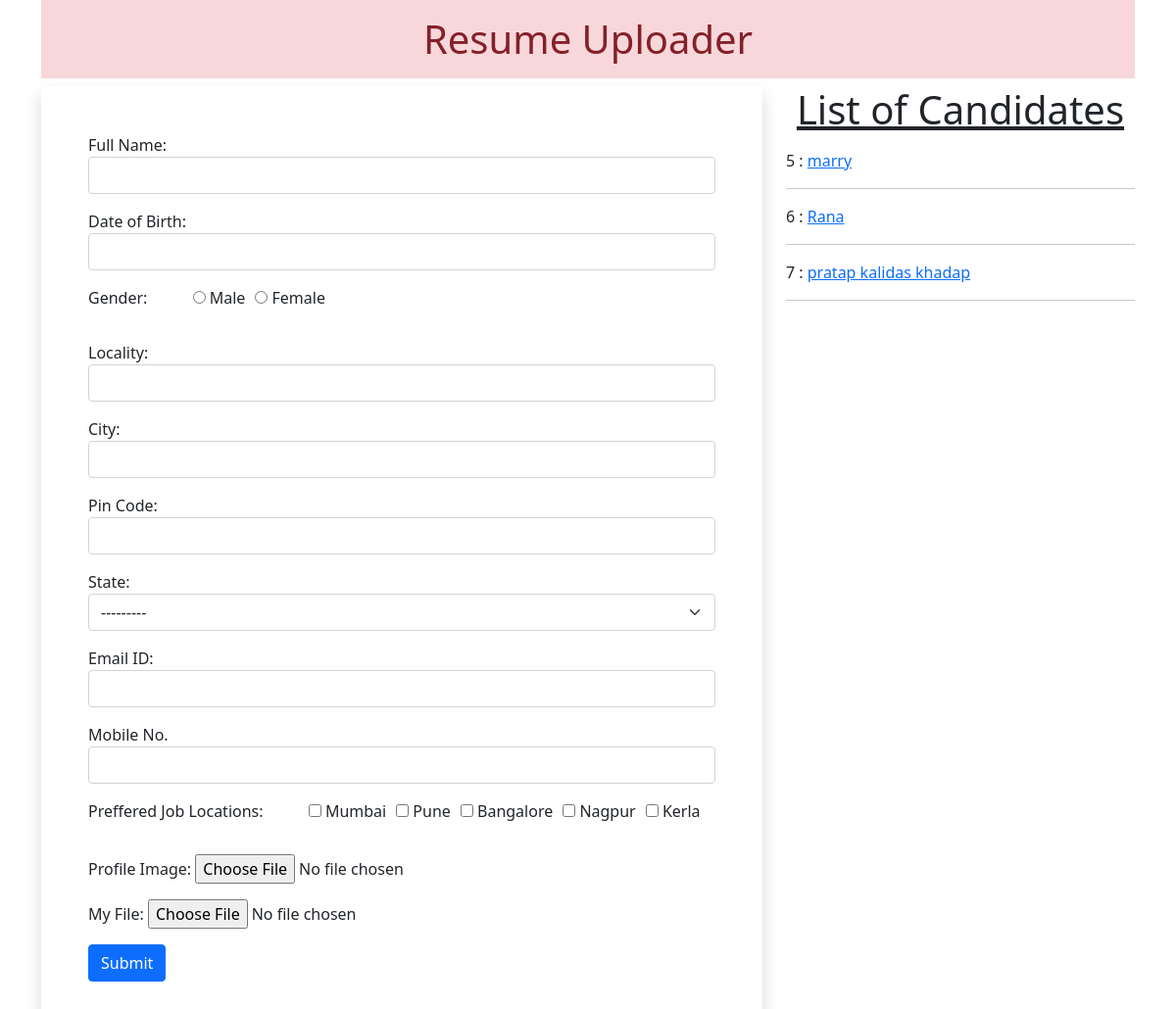
The page / on the database its author committed.
### upload/models.py (models this page shows)
class Resume(models.Model):
  name=models.CharField(max_length=100)
  dob=models.DateField(auto_now=False, auto_now_add=False)
  gender=models.CharField(max_length=100)
  locality=models.CharField(max_length=100)
  city=models.CharField(max_length=100)
  pin=models.PositiveIntegerField()
  state=models.CharField(choices=STATE_CHOICE,max_length=50)
  email=models.EmailField()
  mobile=models.PositiveIntegerField()
  job_city=models.CharField(max_length=100)
  profile_image=models.ImageField(upload_to='profileimg', blank=True)
  my_file=models.FileField(upload_to='doc', blank=True)
  DisplayFields=['id','name','dob','age','gender','locality','city','pin','state','email','mobile','job_city','profile_image','my_file']
  searchableFields=['name','gender']
  FilterFields=['state']
  @property
  def age(self):
    if(self.dob!=None):
      age=date.today().year - self.dob.year
      return age

### upload/views.py (the view, shortened to what this page needs)
# urls.py: path('', views.HomeView.as_view(), name='home'),
class HomeView(View):
  def get(self, request):
    form= ResumeForm()
    candidates=Resume.objects.all()
    return render(request, 'upload/home.html', {'form':form, 'candidates':candidates})

### upload/templates/upload/home.html (shortened to what this page needs)
<!DOCTYPE html>
{% load static %}
<html lang="en">
<head>
  <link href="https://cdn.jsdelivr.net/npm/bootstrap@5.0.0-beta2/dist/css/bootstrap.min.css" rel="stylesheet">
  <link rel="stylesheet" href="//code.jquery.com/ui/1.12.1/themes/base/jquery-ui.css">
  <link rel="stylesheet" href="{% static 'upload/css/style.css' %}">
</head>
<body>
  <div class="container mb-5">
    <h1 class="alert-danger text-center p-3">Resume Uploader</h1>
    <div class="row">
      <div class="col-sm-8">
        <form action="" method="post" enctype="multipart/form-data" class="shadow p-5">
        {% for fm in form %}
        <div class="form-group mb-3">
          {{fm.label_tag}} {{fm}} <small class="text-danger">{{fm.errors|striptags}} </small>
        </div>
        {% endfor %}
        <input type="submit" value="Submit" class="btn btn-primary">
        </form>
      </div>
      <div class="col-sm-4">
        <h1 class="text-center mb-3"><u>List of Candidates</u></h1>
        {% for candidate in candidates %}
         {{candidate.id}} : <a href="{% url 'candidate' candidate.id %}">{{candidate.name}}</a>
         <hr>
        {% endfor %}
      </div>
    </div>
  </div>
</body>
</html>

### upload/static/upload/css/style.css (style rules this page uses)
#id_gender,#id_job_city { list-style-type: none; display: inline-flex; }
#id_gender > li { padding-left: 10px; }
#id_job_city > li { padding-left: 10px; }

### rows shown on the page
Resume: id "5", name "marry"
Resume: id "6", name "Rana"
Resume: id "7", name "pratap kalidas khadap"

### other values the page prints
{{ fm.label_tag }} "Full Name:" "Date of Birth:" "Gender:" "Locality:" "City:" "Pin Code:" "State:" "Email ID:" "Mobile No." "Preffered Job Locations:" "Profile Image:" "My File:"
